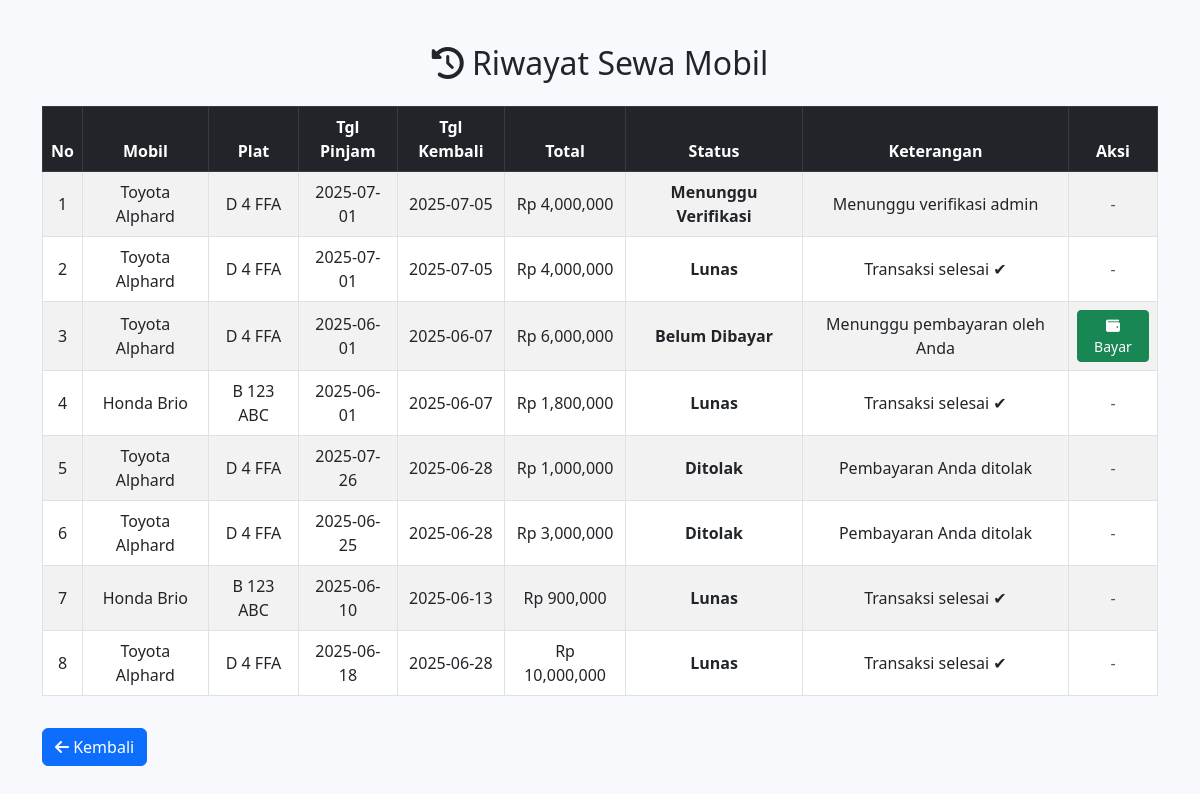
Screenshot of /transaksi/riwayat_user.php (signed in) with the database file from the repository.
### tables this page shows
CREATE TABLE `transaksi` (
  `id_transaksi` int(11) NOT NULL,
  `id_pelanggan` int(11) DEFAULT NULL,
  `id_mobil` int(11) DEFAULT NULL,
  `tanggal_pinjam` date DEFAULT NULL,
  `tanggal_kembali` date DEFAULT NULL,
  `total_harga` decimal(12,2) DEFAULT NULL,
  `status_transaksi` enum('Berlangsung','Selesai','Dibatalkan') DEFAULT NULL,
  `bukti_pembayaran` varchar(255) DEFAULT NULL,
  `status_pembayaran` varchar(50) NOT NULL DEFAULT '`Belum Dibayar`',
  `created_at` datetime DEFAULT current_timestamp()
);

CREATE TABLE `mobil` (
  `id_mobil` int(11) NOT NULL,
  `merk` varchar(100) DEFAULT NULL,
  `tipe` varchar(50) DEFAULT NULL,
  `tahun` year(4) DEFAULT NULL,
  `no_polisi` varchar(20) DEFAULT NULL,
  `status` enum('Tersedia','Dipinjam') DEFAULT NULL,
  `harga_perhari` decimal(10,2) DEFAULT NULL,
  `gambar` varchar(255) DEFAULT NULL,
  `foto` varchar(255) DEFAULT NULL
);

### transaksi/riwayat_user.php (the view, shortened to what this page needs)
<?php
include '../config/koneksi.php';
$id_pelanggan = $_SESSION['id_user'];
$query = mysqli_query($conn, "
    SELECT t.*, m.merk, m.no_polisi
    FROM transaksi t
    JOIN mobil m ON t.id_mobil = m.id_mobil
    WHERE t.id_pelanggan = '$id_pelanggan'
    ORDER BY t.id_transaksi DESC
");
?>
<!DOCTYPE html>
<html>
<head>
    <link href="https://cdn.jsdelivr.net/npm/bootstrap@5.3.0/dist/css/bootstrap.min.css" rel="stylesheet">
    <link rel="stylesheet" href="https://cdnjs.cloudflare.com/ajax/libs/font-awesome/6.5.0/css/all.min.css">
</head>
<body>
<div class="container mt-4">
    <h2 class="text-center mb-4"><i class="fas fa-clock-rotate-left"></i> Riwayat Sewa Mobil</h2>
    <div class="table-responsive">
    <table class="table table-bordered table-hover table-striped align-middle">
        <thead class="table-dark text-center">
            <tr>
                <th>No</th>
                <th>Mobil</th>
                <th>Plat</th>
                <th>Tgl Pinjam</th>
                <th>Tgl Kembali</th>
                <th>Total</th>
                <th>Status</th>
                <th>Keterangan</th>
                <th>Aksi</th>
            </tr>
        </thead>
        <tbody>
        <?php
        $no = 1;
        while ($row = mysqli_fetch_assoc($query)) {
            $status = $row['status_pembayaran'];
            $status_trans = $row['status_transaksi'];
            $keterangan = '';
            if ($status == 'Belum Dibayar') {
                $keterangan = 'Menunggu pembayaran oleh Anda';
            } elseif ($status == 'Menunggu Verifikasi') {
                $keterangan = 'Menunggu verifikasi admin';
            } elseif ($status == 'Ditolak') {
                $keterangan = 'Pembayaran Anda ditolak';
            } elseif ($status == 'Lunas') {
                if ($status_trans == 'Berlangsung') {
                    $keterangan = 'Sewa aktif, mobil sedang digunakan';
                } elseif ($status_trans == 'Selesai') {
                    $keterangan = 'Transaksi selesai ✔';
                } else {
                    $keterangan = 'Pembayaran diterima';
                }
            }
            $statusClass = match ($status) {
                'Belum Dibayar' => 'status-belum',
                'Menunggu Verifikasi' => 'status-verifikasi',
                'Ditolak' => 'status-ditolak',
                'Lunas' => 'status-lunas',
                default => '',
            };
            echo "<tr class='text-center'>";
            echo "<td>{$no}</td>";
            echo "<td>{$row['merk']}</td>";
            echo "<td>{$row['no_polisi']}</td>";
            echo "<td>{$row['tanggal_pinjam']}</td>";
            echo "<td>{$row['tanggal_kembali']}</td>";
            echo "<td>Rp " . number_format($row['total_harga']) . "</td>";
            echo "<td class='table-status {$statusClass}'>{$status}</td>";
            echo "<td>{$keterangan}</td>";
            echo "<td>";
            if ($status == 'Belum Dibayar') {
                echo "<a href='bayar.php?id={$row['id_transaksi']}' class='btn btn-sm btn-success'><i class='fas fa-wallet'></i> Bayar</a>";
            } else {
                echo "<span class='text-muted'>-</span>";
            }
            echo "</td></tr>";
            $no++;
        }
        ?>
        </tbody>
    </table>
    </div>
    <a href="../dashboard.php" class="btn btn-primary mt-3"><i class="fas fa-arrow-left"></i> Kembali</a>
</div>
</body>
</html>

### transaksi/riwayat_user.php (style rules this page uses)
body { background-color: #f7f9fc; font-family: 'Segoe UI', sans-serif; padding: 20px; }
.table-status { font-weight: bold; text-transform: capitalize; }
.status-belum { color: #e74c3c; }
.status-verifikasi { color: #f39c12; }
.status-ditolak { color: #c0392b; }
.status-lunas { color: #27ae60; }

### rows the page displays
transaksi: id_mobil.merk "Toyota Alphard", id_mobil.no_polisi "D 4 FFA", tanggal_pinjam "2025-07-01", tanggal_kembali "2025-07-05", total_harga "4,000,000", status_pembayaran "Menunggu Verifikasi", status_pembayaran "Menunggu verifikasi admin"
transaksi: id_mobil.merk "Toyota Alphard", id_mobil.no_polisi "D 4 FFA", tanggal_pinjam "2025-07-01", tanggal_kembali "2025-07-05", total_harga "4,000,000", status_pembayaran "Lunas", status_transaksi "Transaksi selesai ✔"
transaksi: id_mobil.merk "Toyota Alphard", id_mobil.no_polisi "D 4 FFA", tanggal_pinjam "2025-06-01", tanggal_kembali "2025-06-07", total_harga "6,000,000", status_pembayaran "Belum Dibayar", status_pembayaran "Menunggu pembayaran oleh Anda"
transaksi: id_mobil.merk "Honda Brio", id_mobil.no_polisi "B 123 ABC", tanggal_pinjam "2025-06-01", tanggal_kembali "2025-06-07", total_harga "1,800,000", status_pembayaran "Lunas", status_transaksi "Transaksi selesai ✔"
transaksi: id_mobil.merk "Toyota Alphard", id_mobil.no_polisi "D 4 FFA", tanggal_pinjam "2025-07-26", tanggal_kembali "2025-06-28", total_harga "1,000,000", status_pembayaran "Ditolak", status_pembayaran "Pembayaran Anda ditolak"
transaksi: id_mobil.merk "Toyota Alphard", id_mobil.no_polisi "D 4 FFA", tanggal_pinjam "2025-06-25", tanggal_kembali "2025-06-28", total_harga "3,000,000", status_pembayaran "Ditolak", status_pembayaran "Pembayaran Anda ditolak"
transaksi: id_mobil.merk "Honda Brio", id_mobil.no_polisi "B 123 ABC", tanggal_pinjam "2025-06-10", tanggal_kembali "2025-06-13", total_harga "900,000", status_pembayaran "Lunas", status_transaksi "Transaksi selesai ✔"
transaksi: id_mobil.merk "Toyota Alphard", id_mobil.no_polisi "D 4 FFA", tanggal_pinjam "2025-06-18", tanggal_kembali "2025-06-28", total_harga "10,000,000", status_pembayaran "Lunas", status_transaksi "Transaksi selesai ✔"
